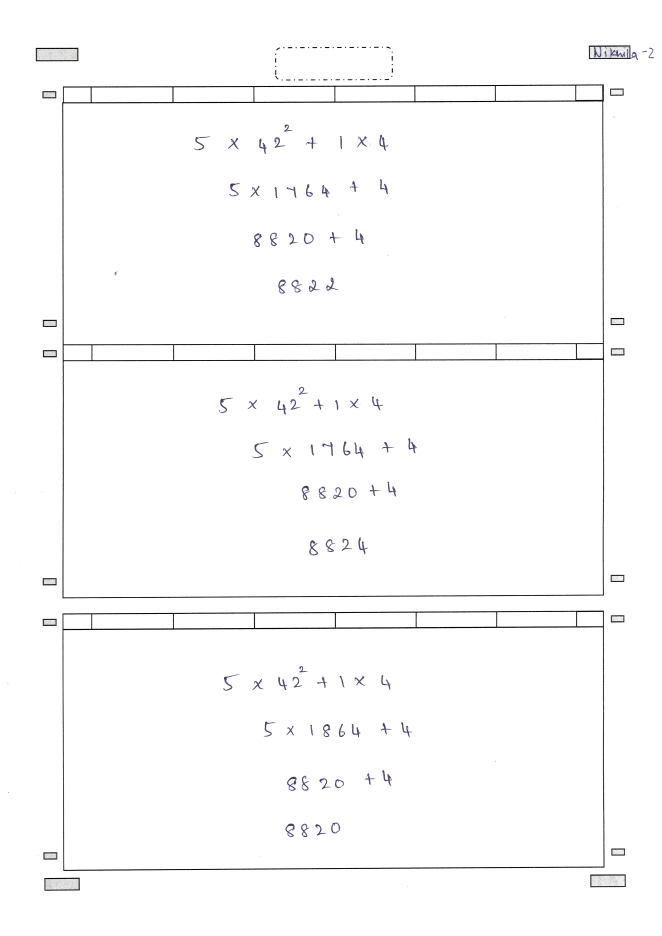
#> input picture image_8.jpg, 3307 x 4676 px, found by its file name (shown at 1/5 size)
$ jupyter execute --allow-errors Final.ipynb   (older library calls are emulated)
#> lines starting #> are read from the running program, lines starting #| are printed output that depends on the picture; after the words box and inside, x2 and y2 are one past the last pixel; in counts of white or black regions, pixels touching at a corner belong together
## Importing Required Packges

[cell 1]
#Loading libraries
import cv2
import numpy as np
import matplotlib.pyplot as plt
import pandas as pd
import os
from scipy import ndimage
import math
import keras
import ast
import operator as op
import re
from IPython import display
from tensorflow.keras.preprocessing.image import ImageDataGenerator
#Suppressing warning
def warn(*args, **kwargs):
    pass
import warnings
warnings.warn = warn

## Loading the model used for training the digits and symbols

[cell 2]
# Variables to store cleaned and original imgages
clean_image_dict = {} #dictionary of binary image
original_image_dict = {} # dictionary of original image

#Keras support channel first (1,28,28) only
keras.backend.set_image_data_format("channels_first")
#> (this line was passed over: keras is not available in this run)
#> further down, img is the input picture: shape (4676, 3307, 3); mean B, G, R 251.4, 251.3, 251.3

#> (a cell that did not finish here is left out)

## Functions required for image preprocessing, workspace detection, line isolation and character segmentations.

#### Function to Resize Image
This function takes in input of the image and resizes it as per the required width and height passed to it.

[cell 4]
# [39 lines left out: function image_resize, not called in this run]

obtainBestShift() and shift() functions are used to find the best shift directions and then shift the image in the specific directions respectively.

[cell 5]
# [38 lines left out: functions obtainBestShift, shift, not called in this run]

#### Function to pre-process the images
pre_process_img() is used to pre-process the image for prediction, i.e it used to change each image passed in it to the specificatios of mnist and kaggle's data used for trainng the model before using the specific image for prediction.
Making a binary image with a black backdrop and white symbols, Dilating by a 3 * 3 kernel, Image Smoothing by applying gaussian blur, helps in reducing noise. Padding the image to 20 X 20 while keeping the aspect ratio, The picture is padded to a size of 28 * 28 by the center of mass. Obtaining the best shift directions of the image from and shifting them in the particular direction using the obtainBestShift() and shift() functions respectively. Finally normlizing the image.

[cell 6]
# [73 lines left out: function pre_process_img, not called in this run]


 eval method in Python allows us to evaluate arbitrary Python expressions from a text or compiled code input.
    When we need to dynamically evaluate Python expressions from any input, whether it's a string or a built code object,
    this method comes in useful. So, it is used to solve any arithmetic equation identified  from each extracted lines.

[cell 7]
'''
Evaluate New
'''
# Dictionary of the supported operators
operators = {ast.Add: op.add, ast.Sub: op.sub, ast.Mult: op.mul,
             ast.Div: op.truediv, ast.Pow: op.pow, ast.BitXor: op.xor,
             ast.USub: op.neg}

# [26 lines left out: functions eval_expr, eval_, not called in this run]

#### Sort Contours funtion

This function makes a list of all bounding boxes and then uses cv2.boundingRect() on each image co, ntours to return the 4 numeric values corresponfing to the x-cor, y-cor, width, height respectively of the bounding box, which are then soretd and the sorted contours and bounding boxes are retuned in form of a list.

[cell 8]
def sort_contours(img_contours, method="left-to-right"):
    '''
    Function description
    sort_contours : The objective of the functions is to sort contours.
    argument:
        img_contours (array): image contours
        method(string) : sorting direction used
    output: The sort contours function returns contours and bounding boxes (top-left and bottom-right coordinates)
    that have been sorted according to the manner we specified.
        img_contours(list): sorted contours
        boundingBoxes(list): bounding boxes
    '''
    # initialization of the reverse flag and sort index
    reverse = False
    i = 0

    # check if we are sorting in reverse
    if method == "right-to-left" or method == "bottom-to-top":
        reverse = True

    # Check if we're sorting by the bounding box's y-coordinate rather than the x-coordinate
    if method == "top-to-bottom" or method == "bottom-to-top":
        i = 1

    # Make a list of all the bounding boxes and order them from top to bottom.
    # CV2 boundingrect() is a function used to create an approximate rectangle along with the image.
    # CV2 Boundingrect returns 4 numeric values when the contour is passed as an argument.
    # These 4 values correspond to x-cor, y-cor, width, height respectively of the bounding box
    boundingBoxes = [cv2.boundingRect(c) for c in img_contours]
    (img_contours, boundingBoxes) = zip(*sorted(zip(img_contours, boundingBoxes),
        key=lambda b:b[1][i], reverse=reverse))

    # return the list of sorted contours and bounding boxes
    return (img_contours, boundingBoxes)


'''
#Data Generator using tensorflow method
# Augmentation: Data augmentation was used and the accuracy is marginally enhanced (random rotations, width shift,
# and height shift). Rotation degree = 20, width shift = 20% of image width, Height shift = 20% of image height.
# The idea behind data augmentation is the following. Given a theoretically infinite amount of data, the model
# would be exposed to every possible aspect of the data generating process, hence it would never over-fit and
# will always be able to generalize well. Data augmentation generates additional training data from the available
# training samples, by augmenting the samples using a number of random transformations that provide realistic-looking images.
# The aim is that at training time, the model will never encounter the exact same image twice. This helps expose the model
# to more aspects of the data generating process and generalize better, thus introducing regularization.
'''
#> (the rest of this cell did not finish here and is left out)

#### predict function is used to make predictions for each identified charcter.

[cell 9]
# [61 lines left out: function predict, not called in this run]

## Function to extract boxes from a ruled worksheet.

A rectangle is obtained with Two horizontal and vertical lines. The first step is to locate all horizontal and vertical lines on the spreadsheet, ignoring any numerals, symbols, or other writing. This extract\_box() will first generate a binary image named "vertical\_line" that includes all of the worksheet's vertical lines, and then another binary image called "horizontal\_lines" that contains all of the worksheet's horizontal lines and then they are added to get the final image. The findContour() function in OpenCV aids in the extraction of contours from an image. The cv2.RETR TREE mode searches for all plausible contour lines and reconstructs a complete hierarchy of nested contours. Only the endpoints required for drawing the contour line are returned by the function cv2.CHAIN APPROX SIMPLE. The contour lines are returned as a list of points in the returned contour. Each contour is a Numpy array of (x,y) coordinates of the object's border points. This may be used to locate all of the items in the final image (Only objects in the final image are the rectangles). The coordinates of the rectangles in the final image are equal to the coordinates of the rectangles in the original image since the final image is just a binary replica of the original image.

[cell 10]
def extract_box(img, show=True):
    '''
    Function Description
    extract_box : Extract the boxes from the ruled worksheet with this function, This function converts the image passed first
    into grayscale and bianry image using otsu thresholding technique. Identifies the vertical and horizontal lines from them, joins them.
    Sorts contours based on area and finally extracts the most suitable rectangular boxes.
    Input : Image with rectangle, show figures
    Output : Locations of extracted workspace

    '''
#> called with show = True
    image_gray = cv2.cvtColor(img, cv2.COLOR_BGR2GRAY) # Converted the image to grayscale, cv2.cvtColor() is used to convert an image from one color space to another.

    # binarizing the gray image based on pixel intensities.
    # Otsu thresholding : Converting a greyscale image to monochrome is a common image processing task.
    # Otsu is one of many binarization algorithms.  In the simplest form, the algorithm returns a single
    # intensity threshold that separate pixels into two classes, foreground and background.
    # flag, cv2.THRESH_OTSU. For threshold value, simply pass zero. Then the algorithm finds the optimal
    # threshold value and returns you as the second output, binary_image

    thresh, binary_image = cv2.threshold(image_gray, 0, 255, cv2.THRESH_BINARY_INV+cv2.THRESH_OTSU)
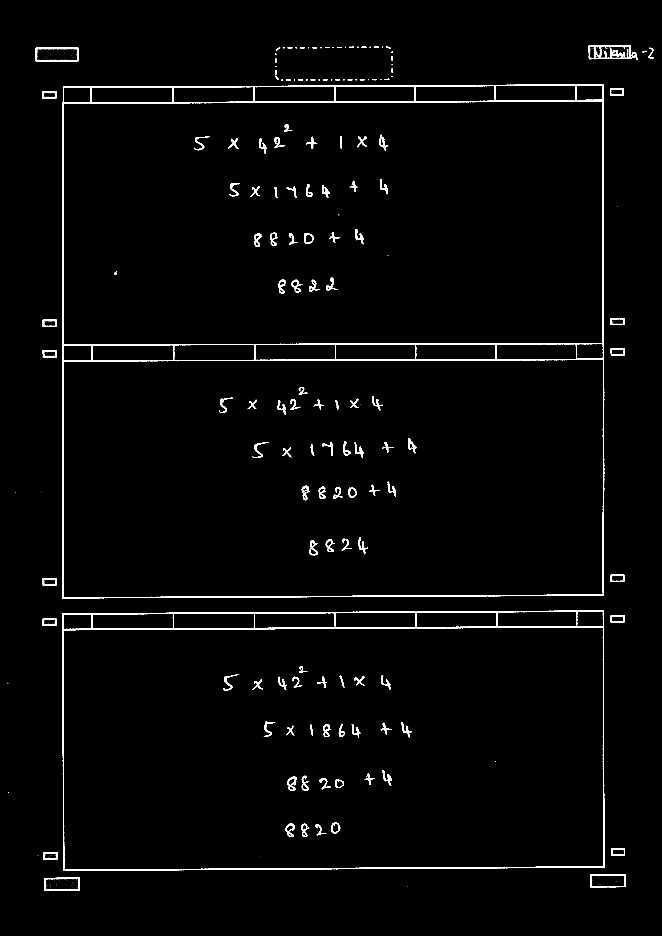
#> binary_image: shape (4676, 3307) (shown at 1/5 size); 1.6% white; 480 white regions (320 under 20 px), largest, box (x1, y1, x2, y2) and area: (311, 422, 3021, 2992) 101374, (312, 3053, 3023, 4355) 60240, (2944, 227, 3190, 300) 5618
#> thresh = 151

    # Defining the length of a kernel
    kernel_length = np.array(binary_image).shape[1]//80

    #Returns a structuring element of the specified size and shape for morphological operations.
    #The function constructs and returns the structuring element that can be further passed to erode, dilate or morphology
    kernel_vert = cv2.getStructuringElement(cv2.MORPH_RECT, (1, kernel_length))
    kernel_hor = cv2.getStructuringElement(cv2.MORPH_RECT, (kernel_length, 1))
    kernel = cv2.getStructuringElement(cv2.MORPH_RECT, (3, 3))

    # An image is morphologically processed to find vertical lines, i.e detect the horizontal lines from the worksheet
    temporary1_img = cv2.erode(binary_image, kernel_vert, iterations=3)
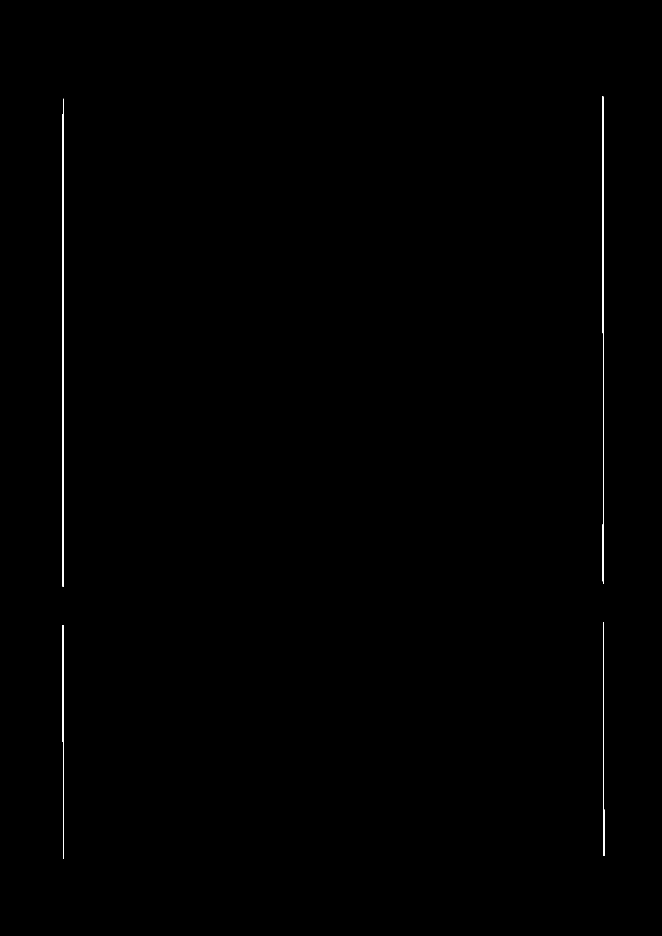
#> temporary1_img: shape (4676, 3307) (shown at 1/5 size); 0.2% white; 4 white regions, box (x1, y1, x2, y2) and area: (311, 493, 319, 2932) 11082, (3011, 482, 3020, 2918) 10351, (3015, 3113, 3022, 4278) 5288, (313, 3127, 320, 4295) 4692
    verticle_lines = cv2.dilate(temporary1_img, kernel_vert, iterations=3)
#> verticle_lines: shape (4676, 3307); 0.23% white; 4 white regions, box (x1, y1, x2, y2) and area: (311, 433, 319, 2992) 12282, (3011, 422, 3020, 2978) 12151, (3015, 3053, 3022, 4338) 6248, (313, 3067, 320, 4355) 5532

    # An picture is morphologically processed to find Horizontal lines. i.e detecting horizontal lines from the worksheet
    temporary2_img = cv2.erode(binary_image, kernel_hor, iterations=3)
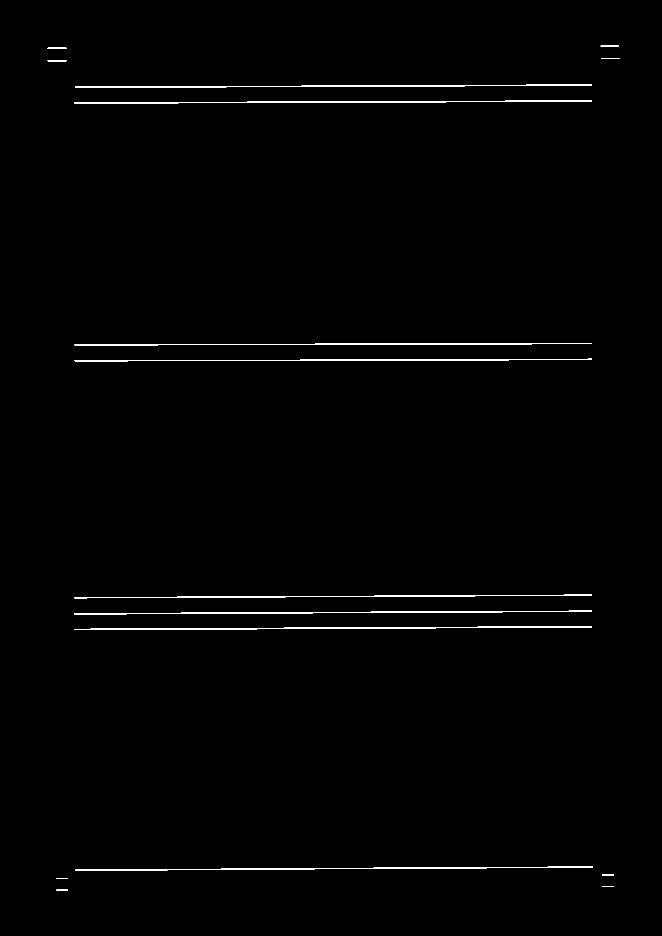
#> temporary2_img: shape (4676, 3307) (shown at 1/5 size); 0.61% white; 16 white regions, largest, box (x1, y1, x2, y2) and area: (373, 3132, 2960, 3150) 13347, (371, 500, 2960, 517) 12472, (374, 423, 2960, 437) 12011
    horizontal_lines = cv2.dilate(temporary2_img, kernel_hor, iterations=4)
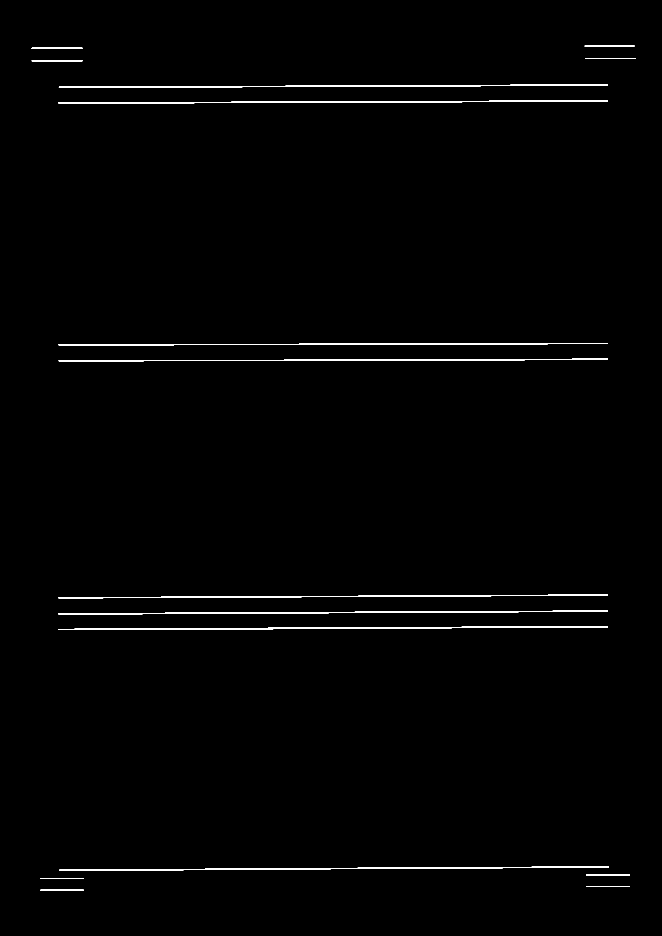
#> horizontal_lines: shape (4676, 3307) (shown at 1/5 size); 0.77% white; 16 white regions, largest, box (x1, y1, x2, y2) and area: (293, 3132, 3040, 3150) 16227, (291, 500, 3040, 517) 15192, (293, 3054, 3040, 3072) 14508

    #Stack horizontal and vertical images together
    alpha = 0.5
    beta = 1.0 - alpha
    final_image_binary = cv2.addWeighted(verticle_lines, alpha, horizontal_lines, beta, 0.0)
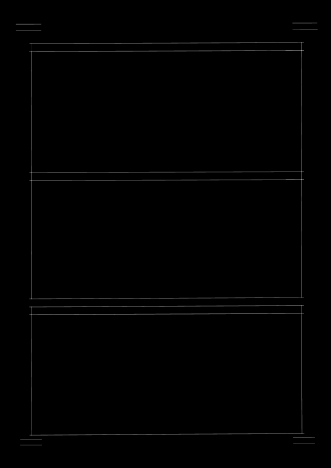
#> final_image_binary: shape (4676, 3307) (shown at 1/10 size); min 0, max 255, mean 1.3
    final_image_binary = cv2.erode(~final_image_binary, kernel, iterations=2)
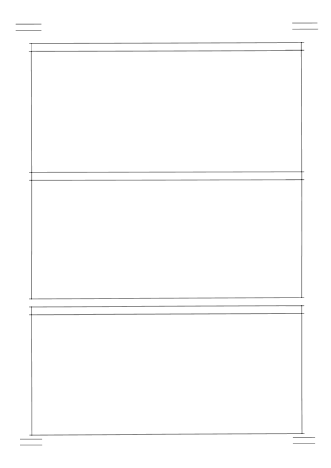
#> final_image_binary: shape (4676, 3307) (shown at 1/10 size); min 0, max 255, mean 252.7
    (thresh, final_image_binary) = cv2.threshold(final_image_binary, 0,255, cv2.THRESH_BINARY_INV+cv2.THRESH_OTSU)
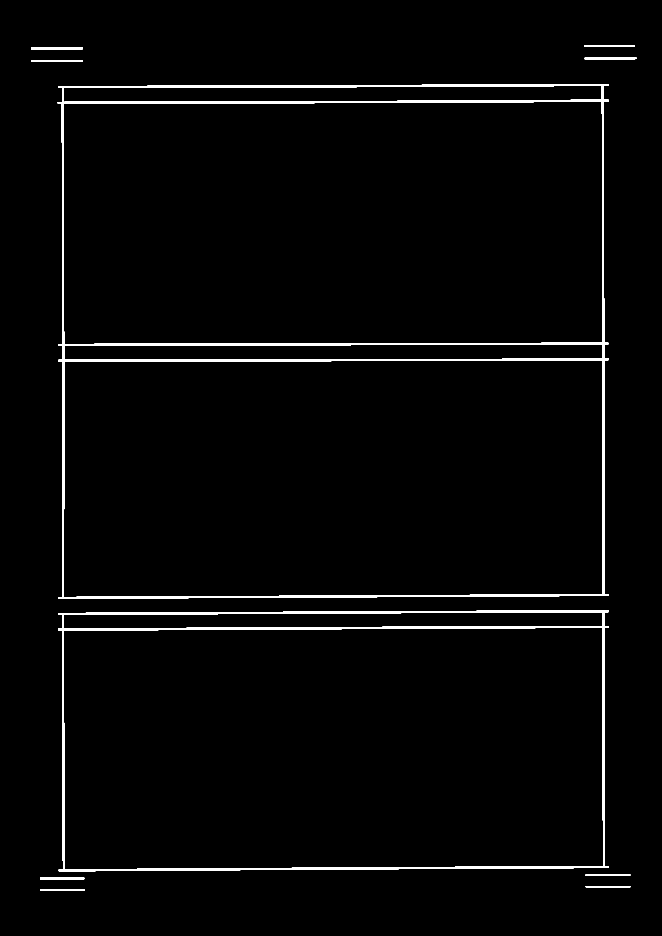
#> final_image_binary: shape (4676, 3307) (shown at 1/5 size); 1.8% white; 10 white regions
#> thresh = 127

    # Locate and sort the contours using cv2.findContours()
    # With CHAIN_APPROX_SIMPLE length of contours stored is 4 i.e only corner four points are stored in array
    # cv.RETR_TREE Retrieves all of the contours and reconstructs a full hierarchy of nested contours.
    if(cv2.__version__ == '3.3.1'):
        xyz,contours, hirar = cv2.findContours(final_image_binary, cv2.RETR_TREE, cv2.CHAIN_APPROX_SIMPLE)
    else:
        contours, hirar = cv2.findContours(final_image_binary, cv2.RETR_TREE, cv2.CHAIN_APPROX_SIMPLE)
#> contours = 16 contours; largest, box (x1, y1, x2, y2) and area: (289, 420, 3042, 2994) 6933904, (291, 3051, 3045, 4357) 3491718, (317, 508, 3013, 1721) 3239778, (318, 3137, 3017, 4348) 3215402, (319, 1800, 3015, 2986) 3161652; hirar = 16 rows, first 6: [1, -1, -1, -1], [2, 0, -1, -1], [3, 1, -1, -1], [4, 2, -1, -1], [7, 3, 5, -1], [6, -1, -1, 4]

    (contours, boundingBoxes) = sort_contours(contours, method="top-to-bottom") # sort_Contour function calling to get the sorted contours and bounding boxes
#> in sort_contours, `boundingBoxes = [cv2.boundingRect(c) for c in img_contours]`: boundingBoxes = 16 items, first 6: (200, 4447, 222, 7), (2929, 4430, 222, 7), (200, 4388, 221, 8), (2929, 4371, 222, 9), (291, 3051, 2754, 1306), (318, 3137, 2699, 1211)
#> in sort_contours, `(img_contours, boundingBoxes) = zip(*sorted(zip(img_contours, bounding..`: img_contours has the same summary as contours in extract_box; boundingBoxes = 16 items, first 6: (2922, 226, 252, 9), (157, 237, 257, 10), (2923, 288, 259, 8), (157, 300, 257, 8), (289, 420, 2753, 2574), (317, 428, 2693, 83)

    area = []
    for contour in contours:
        area.append(cv2.contourArea(contour))
#> this loop made 16 passes
#> contour on passes 4, 14: [[157, 300], [157, 307], [413, 307], [413, 300]], [[200, 4388], [200, 4395], [420, 4395], [420, 4388]]
#> after the loop, area = [1956.5, 2232, 1722, 1792, 6933904, 190877.5, 3239778.5, 193977, 3161652.5, 3491718, 186933.5, 3215402, 1735.5, 1540, 1325.5, 1325]

    s = np.argsort(area) #sorted area
#> s = [15, 14, 13, 2, 12, 3, 0, 1, 10, 5, 7, 8, 11, 6, 9, 4]

    workspace_contours = []
    #Find the proper boxes that are between 40% and 50% of the biggest rectangle's area.
    for i,contour in enumerate(contours):
        if cv2.contourArea(contour) >= area[s[-1]]*0.40  and cv2.contourArea(contour) < area[s[-1]]*0.50:
            workspace_contours.append(contour)
#> after the loop, workspace_contours = 3 contours; box (x1, y1, x2, y2) and area: (317, 508, 3013, 1721) 3239778, (318, 3137, 3017, 4348) 3215402, (319, 1800, 3015, 2986) 3161652

    #Rectangle locs are contained in a list.
    rectangle_locs =[]

    #determining the position of rectangles
    for cnt in workspace_contours:
        x,y,w,h = cv2.boundingRect(cnt)
        rectangle_locs.append([x,y,w,h])
#> this loop made 3 passes
#> (x, y, w, h) on passes 1 to 3: (317, 508, 2696, 1213), (319, 1800, 2696, 1186), (318, 3137, 2699, 1211)
#> after the loop, rectangle_locs = [[317, 508, 2696, 1213], [319, 1800, 2696, 1186], [318, 3137, 2699, 1211]]

    if (show):
        fig = plt.figure(figsize=(7,9))
        fig.suptitle('Extracted Workspaces')
        i=1
        l = len(rectangle_locs)
        for rect in rectangle_locs:
            ax = fig.add_subplot(l,1,i)
            ax.imshow(img[rect[1]:rect[1]+rect[3], rect[0]:rect[0]+rect[2]])
            i = i+1
        plt.show()

    return rectangle_locs

#### Line extraction and evaluate Functions
The line detection program assumes that there is a sufficient space between lines andthat exponential characters and lines meet at some point.  To take the forward derivative,the identified work-spaces are first transformed to binary pictures, then compressed in asingle  array.   This  method  of  line  detection  is  known  as  ”Line  detection  using  forward derivative”, There will be a modification in the derivative whenever there is a line.
The evaluation function will solve the mathematical equation.

[cell 11]
# [212 lines left out: functions line_extraction, evaluate, not called in this run]

#### Contour Detection Function
This function is used to clculate the contour's area and draw a circle around it and add text over it.

[cell 12]
# [19 lines left out: function draw_contour, not called in this run]

#### Character Segmentation function:

> This function takes in the detected lines from the workspace and uses openCV to to detect the contours to segment the characters then sorts them using the sort_contours() functiuon defined obove. Any charcter above the center of each detected line is consodered to be an exponent.

[cell 13]
# [101 lines left out: function text_segment, not called in this run]

## Reading the Image of worksheet with handwritten equtions and texts

[cell 14]
image_path = "C:/Users/Abhishek/Desktop/final_project/Autograding-handwritten-mathematical-worksheets-master/data/image_8.jpg"
A = 5
B = 1
X = 42
Y = 4

img = cv2.imread(image_path)
plt.figure(figsize=(10,10))
plt.imshow(img)
